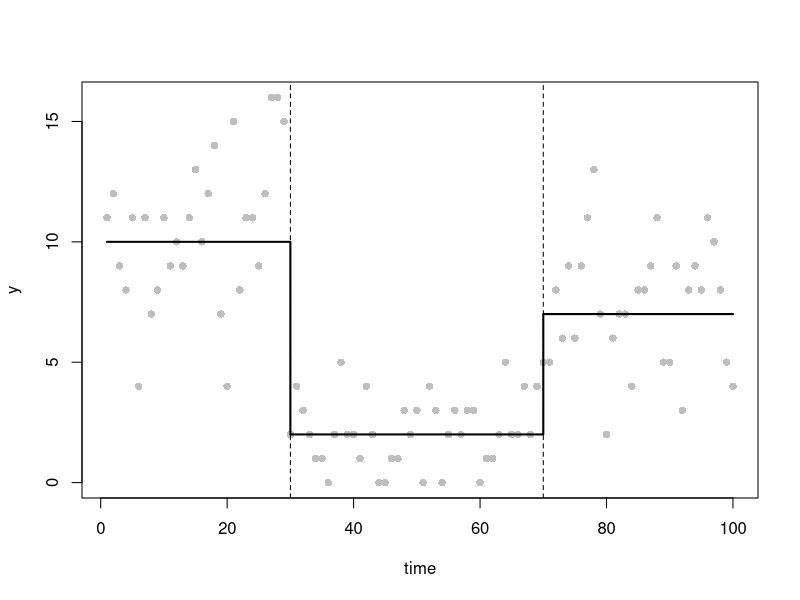
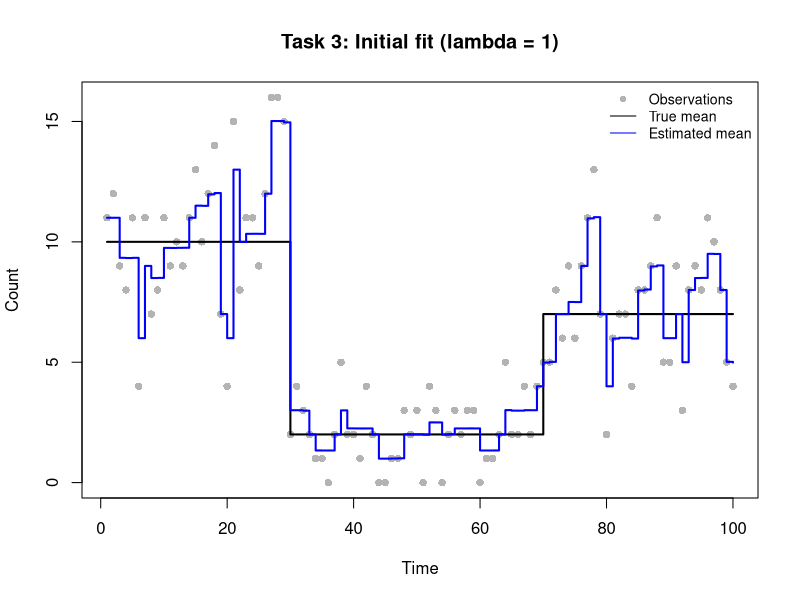
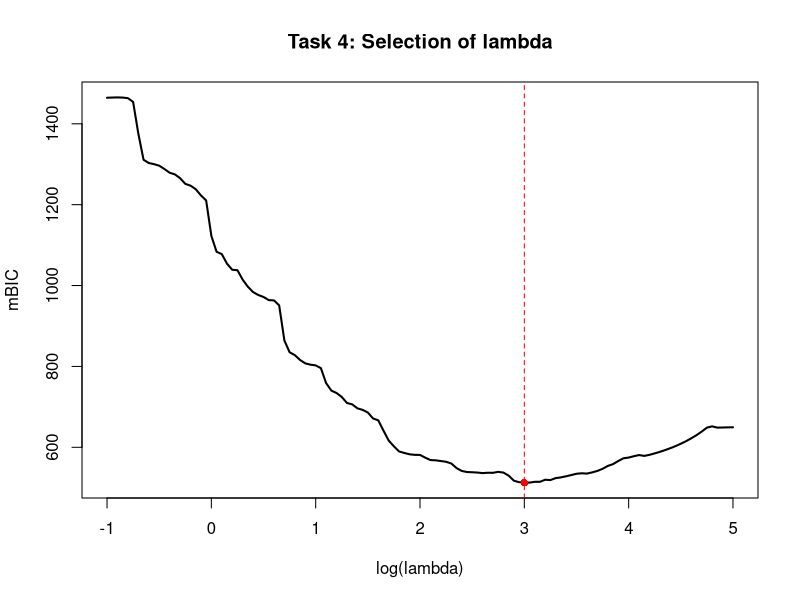
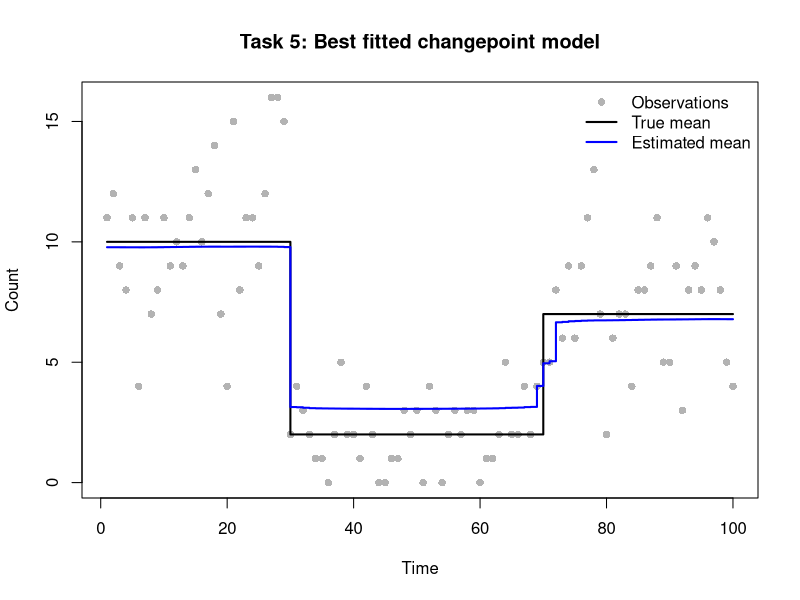
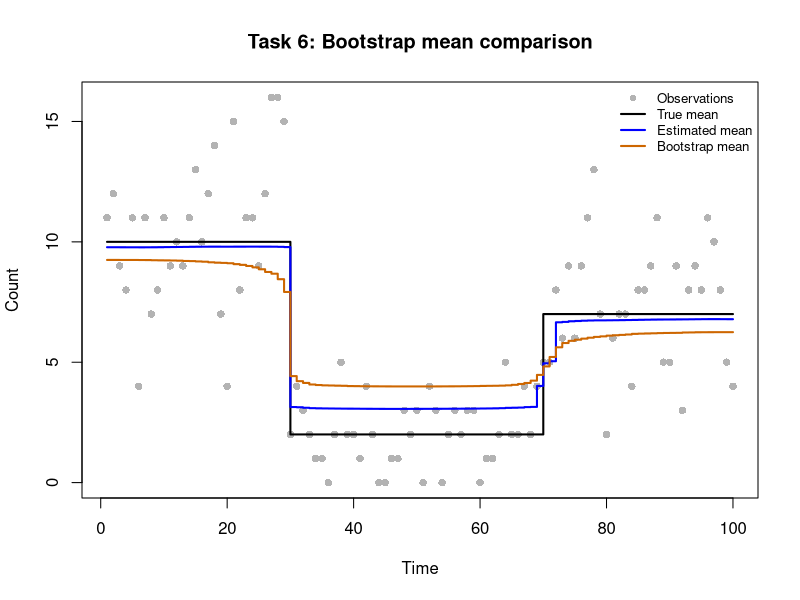
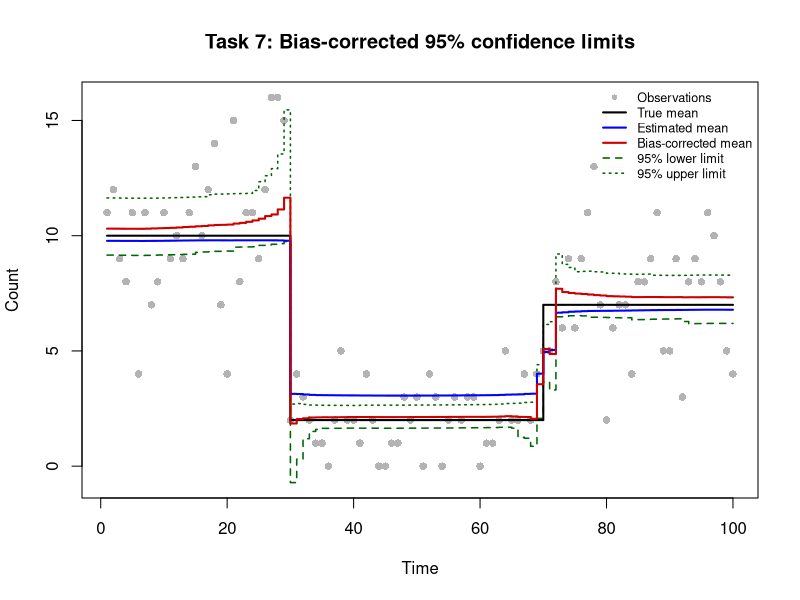

R code for these plots, in order:
# Practical 3: Poisson Changepoint Model
# GitHub repository: https://github.com/tttraveller/Extended-statistics-pratical_1-.git
#
# Group members: 36
# Group member contributions:
# Lianjie Wu(s2970562): Data simulation, smoothed LASSO objective/gradient/Hessian 
# with finite-difference checks, and initial BFGS model fit (lambda = 1). (mainly 
# focus on Tasks 1-3)
# Sicheng Liang(s2956212): Warm-started mBIC grid search (EDF & lambda selection),
# optimal model refitting, and changepoint count/location identification. (mainly 
# focus on Tasks 4-5)
# Josie Zhuo(s2959889): Parametric bootstrap (B = 200), bias-corrected mean and
# 95% confidence limits, and final uncertainty visualisation. (mainly focus on 
# Tasks 6-7)
# All members contributed equally to debugging, documentation, code review and 
# Git version control.

#t_start <- proc.time()
#Task 1: Simulate data from a poisson changepoint model
set.seed(12345)
n <- 100
time <- 1:n

# Define the true changepoints and segment means
tau_true <- c(1, 30, 70, n+1)  ## cpt positions (with tau_0 and tau_{m+1})
m_true <- length(tau_true)-2  ## number of cpts (m)
theta_true <- c(10, 2, 7)  ## segment parameters (theta_1, theta_2, theta_3)

# construct the piecewise constant mean function
mu_true <- numeric(n)  ## mean function

for(i in seq_along(theta_true))
  mu_true[tau_true[i]:(tau_true[i+1]-1)] <- theta_true[i]
y <- rpois(n, lambda = mu_true)  ## simulate data y

# plot the observations, true mean and changepoint locations
plot(time, y, pch = 16, col = "grey")
lines(mu_true, col="black", lwd=2, type ="s")
abline(v = tau_true[-c(1,length(tau_true))], lty="dashed")

#Task 2: Smoothed LASSO objective and its derivatives

# Compute the penalised negative Poisson log-likelihood
# The cimulative sum of beta gives the log-mean at each time point
# Only beta[2:n]is penalised, since beta[1] is the baseline
poission_lasso_objective <- function(beta, y, lambda = 1, eps = 1e-6) {
  eta <- cumsum(beta)
  mu <- exp(eta)
  neg_loglik <- sum(mu - y * eta + lgamma(y + 1))
  penalty <- lambda * sum(sqrt(beta[-1L]^2 + eps))
  neg_loglik + penalty
}

# Compute the gradient of the penalised objective
# Reverse cumulative sums give the derivatives of the likelihood
# The smoothed LASSO derivative is added for beta[2:n]
poission_lasso_grad <- function(beta, y, lambda = 1, eps = 1e-6) {
  mu <- exp(cumsum(beta))
  gradient <- rev(cumsum(rev(mu - y)))
  gradient[-1L] <- gradient[-1L] +
    lambda * beta[-1L] / sqrt(beta[-1L]^2 + eps)
  gradient
}

# Compute the Hessian matrix of the penalised objective
# Each likelihood entry sums mu from max(i,j) to n
poission_lasso_hess <- function(beta, y, lambda = 1, eps = 1e-6) {
  p <- length(beta)
  mu <- exp(cumsum(beta))
  tail_mu <- rev(cumsum(rev(mu)))
  max_index <- outer(seq_len(p), seq_len(p), FUN = pmax)
  H <- matrix(tail_mu[as.vector(max_index)], nrow = p, ncol = p)
  j <- seq.int(2L, p)
  H[cbind(j, j)] <- H[cbind(j, j)] +
    lambda * eps / (beta[j]^2 + eps)^(3 / 2)
  H
}

# Check the analytical derivatives using central finite differences
# Start from a constant-mean model with no initial changepoints
beta_start <- c(log(mean(y)), rep(0, n - 1L))

# Test the baseline and three selected change parameters
check_idx <- c(1L, 30L, 70L, 100L)
h <- 1e-6

# Approximate the gradient using difference in objective values
numeric_grad <- sapply(check_idx, function(j) {
  bp <- beta_start
  bm <- beta_start
  bp[j] <- bp[j] + h
  bm[j] <- bm[j] - h
  (poission_lasso_objective(bp, y) -
      poission_lasso_objective(bm, y)) / (2 * h)
})
analytic_grad <- poission_lasso_grad(beta_start, y)
grad_error <- max(abs(numeric_grad - analytic_grad[check_idx]))

# Approximate Hessian columns using differences in gradients
numeric_hess_cols <- sapply(check_idx, function(j) {
  bp <- beta_start
  bm <- beta_start
  bp[j] <- bp[j] + h
  bm[j] <- bm[j] - h
  (poission_lasso_grad(bp, y) - poission_lasso_grad(bm, y)) / (2 * h)
})
analytic_hess <- poission_lasso_hess(beta_start, y)
hess_error <- max(abs(numeric_hess_cols - analytic_hess[, check_idx]))

# Report the largest errors and stop if they exceed tolerance
cat("Finite-difference gradient max error:", grad_error, "\n")
cat("Finite-difference Hessian max error:", hess_error, "\n")
stopifnot(grad_error < 1e-3, hess_error < 1e-2)


# Task 3: Initial model fitting with lambda=1

# Fit the penalised Poisson model using BFGS
# If optimisation fails to converge, restart from the last estimate
# with an increased iteration limit
fit_poisson <- function(y, lambda, start) {
  fit <- optim(par = start,
               fn = poission_lasso_objective,
               gr = poission_lasso_grad,
               y = y, lambda = lambda, eps = 1e-6,
               method = "BFGS",
               control = list(maxit = 2000, reltol = 1e-9))
  if (fit$convergence != 0L) {
    fit <- optim(par = fit$par,
                 fn = poission_lasso_objective,
                 gr = poission_lasso_grad,
                 y = y, lambda = lambda, eps = 1e-6,
                 method = "BFGS",
                 control = list(maxit = 4000, reltol = 1e-9))
  }
  fit
}

# Fit the model with the initial penalty lambda=1
fit_initial <- fit_poisson(y, lambda = 1, start = beta_start)

# Check convergence and the remaining gradient magnitude
cat("Task 3 BFGS convergence code:", fit_initial$convergence, "\n")
cat("Task 3 maximum absolute gradient:",
    max(abs(poission_lasso_grad(fit_initial$par, y, lambda = 1))), "\n")
if (fit_initial$convergence != 0L) stop("Task 3 did not converge.")

# Recover the estimated mean from the fitted log-mean parameters
mu_initial <- exp(cumsum(fit_initial$par))

# Compare observations with the ture and estimated mean functions
plot(
  time, y,
  pch = 16, col = "grey70",
  xlab = "Time", ylab = "Count",
  main = "Task 3: Initial fit (lambda = 1)"
)

lines(time, mu_true, col = "black", lwd = 2, type = "s")
lines(time, mu_initial, col = "blue", lwd = 2, type = "s")

legend(
  "topright",
  legend = c("Observations", "True mean", "Estimated mean"),
  col = c("grey70", "black", "blue"),
  pch = c(16, NA, NA),
  lty = c(NA, 1, 1),
  cex = 0.85,
  bty = "n"
)


#task4 Penalty selection via grid search and mBIC

#generate the 121 lambda values
log_lambda_grid <- seq(-1, 5, by = 0.05)
lambda_grid <- exp(log_lambda_grid)
n_lambda <- length(lambda_grid)

# Store the results for each penalty value
mbic_values <- rep(NA_real_, n_lambda)
edf_values <- rep(NA_real_, n_lambda)
loglik_values <- rep(NA_real_, n_lambda)
convergence_codes <- rep(NA_integer_, n_lambda)

# Use warm starts to improve optimisation efficiency.
beta_current <- beta_start

for (i in seq_along(lambda_grid)) {
  lambda_current <- lambda_grid[i]
  # Fit the penalised Poisson model(by BFGS)
  fit <- fit_poisson(
    y = y,
    lambda = lambda_current,
    start = beta_current
  )
  
  # Record the convergence and skip unsuccessful fits
  convergence_codes[i] <- fit$convergence
  
  if (fit$convergence != 0L) {
    warning(paste("Optimisation failed at lambda =", lambda_current))
    next
  }
  
  # Extract the estimated parameters and update the parameters
  beta_hat <- fit$par
  beta_current <- beta_hat
  
  # Compute Hessians
  H_lambda <- poission_lasso_hess(
    beta_hat, y, lambda = lambda_current
  )
  
  H_0 <- poission_lasso_hess(
    beta_hat, y, lambda = 0
  )
  
  # Compute the effective degrees of freedom
  # Handle possible numerical failures when solving the Hessian system.
  edf <- tryCatch(
    sum(diag(solve(H_lambda, H_0))),#compute the trace(H_lambda^{-1} * H_0)
    error = function(e) {
      warning(paste("EDF calculation failed at lambda =", lambda_current))
      NA_real_
    }
  )
  
  if (!is.finite(edf)) next
  
  # Evaluate the unpenalised log-likelihood
  loglik <- -poission_lasso_objective(
    beta_hat, y, lambda = 0
  )
  
  # Compute the effective number of changepoints
  m_tilde <- edf - 1
  
  # Modified BIC
  mbic <- 3 * m_tilde * log(length(y)) - 2 * loglik
  
  # Results
  edf_values[i] <- edf
  loglik_values[i] <- loglik
  mbic_values[i] <- mbic
}

# Combine the results
q4_results <- data.frame(
  log_lambda = log_lambda_grid,
  lambda = lambda_grid,
  EDF = edf_values,
  mBIC = mbic_values,
  convergence = convergence_codes
)

# Check that valid results are available
valid_index <- which(is.finite(mbic_values))

if (length(valid_index) == 0L) {
  stop("No valid mBIC values were obtained.")
}

best_index <- valid_index[
  which.min(mbic_values[valid_index])
]

lambda_best <- lambda_grid[best_index]
log_lambda_best <- log_lambda_grid[best_index]
edf_best <- edf_values[best_index]
m_tilde_best <- edf_best - 1

# Display the selected model
cat("Best lambda:", lambda_best, "\n")
cat("Best log(lambda):", log_lambda_best, "\n")
cat("Minimum mBIC:", mbic_values[best_index], "\n")
cat("Effective degrees of freedom:", edf_best, "\n")
cat("Effective number of changepoints:", m_tilde_best, "\n")
cat("Number of invalid mBIC values:",
    sum(!is.finite(mbic_values)), "\n")
cat("Number of failed optimisations:",
    sum(convergence_codes != 0L, na.rm = TRUE), "\n")

# Plot mBIC against log(lambda)
plot(log_lambda_grid, mbic_values,
     type = "l",
     lwd = 2,
     xlab = "log(lambda)",
     ylab = "mBIC",
     main = "Task 4: Selection of lambda")

abline(v = log_lambda_best, col = "red", lty = 2)
points(log_lambda_best, mbic_values[best_index],
       col = "red", pch = 16)


#task5 Optimal model refitting and changepoint identification

# Refit the model
fit_best <- fit_poisson(
  y = y,
  lambda = lambda_best,
  start = beta_start
)

# Check the convergence
cat("Task 5 BFGS convergence code:", fit_best$convergence, "\n")

if (fit_best$convergence != 0L) {
  stop("Task 5 optimisation did not converge.")
}
# Extra check for the lambda
if (any(convergence_codes != 0L) ||
    any(!is.finite(mbic_values))) {
  warning("Some grid search results are invalid. Inspect Task 4.")
}
# Extract the estimated parameters
beta_best <- fit_best$par

# Compute the estimated mean function
mu_best <- exp(cumsum(beta_best))

# Estimate the number of changepoints
m_hat <- floor(m_tilde_best)

# Identify the changepoints using the largest absolute coefficients
beta_changes <- abs(beta_best[-1L])

if (m_hat > 0L) {
  sorted_index <- order(beta_changes, decreasing = TRUE)
  tau_hat <- sort(sorted_index[seq_len(m_hat)] + 1L)
} else {
  tau_hat <- integer(0)
}

# Display the estimated changepoints
cat("Selected lambda:", lambda_best, "\n")
cat("Estimated number of changepoints:", m_hat, "\n")
cat("Estimated changepoint locations:", tau_hat, "\n")
cat("Task 5 maximum absolute gradient:",
    max(abs(poission_lasso_grad(beta_best, y, lambda = lambda_best))), "\n")

# Plot the observations, true mean and estimated mean
plot(time, y,
     pch = 16,
     col = "grey70",
     xlab = "Time",
     ylab = "Count",
     main = "Task 5: Best fitted changepoint model")

lines(time, mu_true, col = "black", lwd = 2, type = "s")
lines(time, mu_best, col = "blue", lwd = 2, type = "s")

legend("topright",
       legend = c("Observations", "True mean", "Estimated mean"),
       col = c("grey70", "black", "blue"),
       pch = c(16, NA, NA),
       lty = c(NA, 1, 1),
       lwd = c(NA, 2, 2),
       bty = "n")


# Task 6: Parametric bootstrap and bias correction

# Use the selected penalty for all 200 bootstrap samples.
B <- 200L
n_obs <- length(y)

stopifnot(
  length(time) == n_obs,
  length(mu_true) == n_obs,
  length(mu_best) == n_obs,
  length(beta_best) == n_obs,
  all(is.finite(mu_best)), all(mu_best > 0),
  is.finite(lambda_best), lambda_best > 0
)

# Fix the seed and store each fitted bootstrap mean function.
set.seed(20261117)
mu_boot <- matrix(NA_real_, nrow = B, ncol = n_obs)
boot_convergence <- integer(B)

# Simulate Poisson data and refit with the selected penalty.
boot_elapsed <- system.time({
  for (b in seq_len(B)) {
    y_sim <- rpois(n_obs, lambda = mu_best)
    fit_sim <- fit_poisson(y_sim, lambda = lambda_best,
                           start = beta_best)
    
    # Verify convergence before accepting the fitted mean.
    boot_convergence[b] <- fit_sim$convergence
    if (fit_sim$convergence != 0L) {
      stop(sprintf("Task 6: bootstrap fit %d did not converge.", b))
    }
    
    mu_sim <- exp(cumsum(fit_sim$par))
    if (any(!is.finite(mu_sim)) || any(mu_sim <= 0)) {
      stop(sprintf("Task 6: invalid fitted mean for sample %d.", b))
    }
    mu_boot[b, ] <- mu_sim
  }
})[["elapsed"]]


# Estimate the bootstrap mean and correct its pointwise bias.
mu_bar <- colMeans(mu_boot)
bootstrap_bias <- mu_bar - mu_best
mu_bc <- mu_best - bootstrap_bias

# Reflect the 95% percentile limits around the original estimate.
percentile_limits <- apply(mu_boot, 2L, quantile,
                           probs = c(0.025, 0.975), names = FALSE)
q_L <- percentile_limits[1L, ]
q_U <- percentile_limits[2L, ]
q_L_bc <- 2 * mu_best - q_U
q_U_bc <- 2 * mu_best - q_L

stopifnot(all(is.finite(mu_bc)), all(is.finite(q_L_bc)),
          all(is.finite(q_U_bc)), all(q_L_bc <= q_U_bc))

cat("Task 6 completed bootstrap fits:",
    sum(boot_convergence == 0L), "of", B, "\n")
#cat("Task 6 bootstrap elapsed time (seconds):",
#    round(boot_elapsed, 2), "\n")

# Compare observed counts and the three mean functions.
plot(time, y, pch = 16, col = "grey70",
     ylim = range(c(0, y, mu_true, mu_best, mu_bar)),
     xlab = "Time", ylab = "Count",
     main = "Task 6: Bootstrap mean comparison")
lines(time, mu_true, col = "black", lwd = 2, type = "s")
lines(time, mu_best, col = "blue", lwd = 2, type = "s")
lines(time, mu_bar, col = "darkorange3", lwd = 2, type = "s")
legend("topright",
       legend = c("Observations", "True mean", "Estimated mean",
                  "Bootstrap mean"),
       col = c("grey70", "black", "blue", "darkorange3"),
       pch = c(16, NA, NA, NA),
       lty = c(NA, 1, 1, 1),
       lwd = c(NA, 2, 2, 2),
       cex = 0.8, bty = "n")


# Task 7: Final plot with bias-corrected confidence limits

# Report negative basic-bootstrap limits without altering them.
negative_lower_idx <- which(q_L_bc < 0)
if (length(negative_lower_idx) > 0L) {
  cat("Task 7: negative corrected lower limits at time points:",
      paste(time[negative_lower_idx], collapse = ", "), "\n")
}

# Include all plotted series when choosing the vertical range.
final_ylim <- range(c(0, y, mu_true, mu_best, mu_bc,
                      q_L_bc, q_U_bc))

plot(time, y, pch = 16, col = "grey70", ylim = final_ylim,
     xlab = "Time", ylab = "Count",
     main = "Task 7: Bias-corrected 95% confidence limits")
# Give the lower and upper confidence limits distinct line types.
lines(time, q_L_bc, col = "darkgreen", lwd = 1.5,
      lty = 2, type = "s")
lines(time, q_U_bc, col = "darkgreen", lwd = 1.5,
      lty = 3, type = "s")
lines(time, mu_true, col = "black", lwd = 2, type = "s")
lines(time, mu_best, col = "blue", lwd = 2, type = "s")
lines(time, mu_bc, col = "red3", lwd = 2, type = "s")
legend("topright",
       legend = c("Observations", "True mean", "Estimated mean",
                  "Bias-corrected mean", "95% lower limit",
                  "95% upper limit"),
       col = c("grey70", "black", "blue", "red3",
               "darkgreen", "darkgreen"),
       pch = c(16, NA, NA, NA, NA, NA),
       lty = c(NA, 1, 1, 1, 2, 3),
       lwd = c(NA, 2, 2, 2, 1.5, 1.5),
       cex = 0.76, bty = "n")

cat("Task 7 plot displayed.\n")
#t_total <- proc.time() - t_start
#print(t_total)
#cat("Total elapsed time (s):", t_total["elapsed"], "\n")
